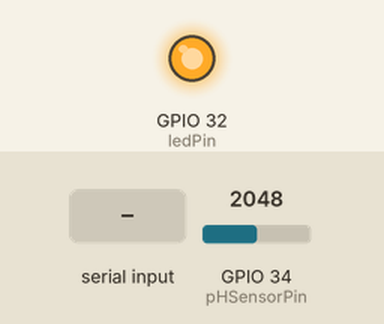
Recording of a sketch running on a simulated ESP32. Shown: output pins drawn as LEDs (lit = HIGH). The test bench sets the inputs (shaded band); at power-on: GPIO 34 (pHSensorPin) = 2048 (analog values on the 0–4095 scale). WiFi joins after 1.5 s; servers stay silent unless stated; no MQTT or app messages arrive unless stated; what the sketch prints to the serial monitor is not drawn.

Above: at 4.8 s.
4.9 s: "offline\n" received over Serial
10.9 s: GPIO 34 (pHSensorPin) set to 2562
16.2 s: GPIO 34 (pHSensorPin) set to 2664
26.9 s: "online\n" received over Serial
At 32.0 s:
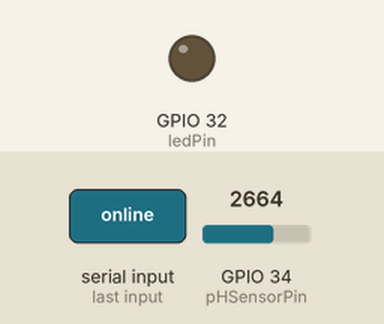
33.6 s: "status\n" received over Serial
Timing chart, 0 to 39.4 s (numbered marks = the images above; inputs shaded):
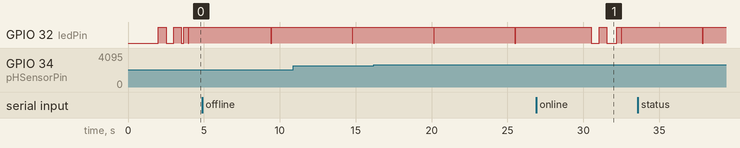

The sketch:

ustiphtur.ino
```cpp
#include <WiFi.h>
#include <PubSubClient.h>
#include <ArduinoJson.h>
#include <esp_now.h>
#include <esp_wifi.h>


//const char* ssid     = "HUAWEI-2.4G-bF2k";
//const char* password = "DuuBnx2S";

const char* ssid="HUAWEI-2.4G-bF2k";
const char* password="DuuBnx2S";

//const char* ssid     = "Usti Agro";
//const char* password = "01agrousti";
// -------- MQTT ----------
const char* mqtt_server = "168.195.218.199";
const int mqtt_port = 1883;
const char* mqtt_user = "tAoVO6OVZ0VuUjHhOSZY";
const char* mqtt_password = "";

const char* mqtt_topic = "v1/devices/me/telemetry";
WiFiClient espClient;
PubSubClient mqttClient(espClient);

// -------- Sensor Pins ----------
const int pHSensorPin = 34;       // GPIO 34 for pH (Updated to match your working pin)
     // GPIO 35 for Turbidity (Swapped so pins don't conflict)
const int ledPin = 32;            // GPIO 32 for LED indicator  <-- ADDED

// -------- Device Configuration ----------
const char* deviceId = "PhTurbNode01";
const uint8_t masterMac[6] = {0xC0,0x49,0xEF,0x68,0x82,0x30};
const uint8_t ESPNOW_CHANNEL = 6;
enum NodeMode { MODE_ONLINE, MODE_OFFLINE };
NodeMode nodeMode = MODE_ONLINE;
bool manualOffline = false;
bool espNowReady = false;
unsigned long lastWifiAttempt = 0;

// ========== CALIBRATION CONSTANTS ==========
// pH Dual-Slope Calibration Constants
float neutralVoltage = 2.511;     // Measured voltage at pH 6.86
float acidSlope = 0.271;          // Slope for pH below 6.86 (tested with 4.01)
float baseSlope = 0.186;          // Slope for pH above 6.86 (tested with 9.18)


// ========== CALIBRATION FUNCTIONS ==========


// -------- Function: Connect to WiFi ----------
bool setup_wifi() {
  Serial.print("Connecting WiFi");
  WiFi.begin(ssid, password);

  int attempts = 0;
  while (WiFi.status() != WL_CONNECTED && attempts < 20) {
    digitalWrite(ledPin, !digitalRead(ledPin));  // <-- ADDED: Toggle LED while connecting
    delay(500);
    Serial.print(".");
    attempts++;
  }

  if (WiFi.status() == WL_CONNECTED) {
    digitalWrite(ledPin, HIGH);  // <-- ADDED: LED on when connected
    Serial.println();
    Serial.println("WiFi Connected");
    Serial.print("IP Address: ");
    Serial.println(WiFi.localIP());
  } else {
    digitalWrite(ledPin, LOW);  // <-- ADDED: LED off if failed
    Serial.println();
    Serial.println("WiFi Connection Failed! Restarting...");
    delay(2000);
    return false;
  }
  return true;
}

void stopEspNow() { if (espNowReady) { esp_now_deinit(); espNowReady = false; } }

bool setupEspNow() {
  WiFi.mode(WIFI_STA);
  esp_wifi_set_channel(ESPNOW_CHANNEL, WIFI_SECOND_CHAN_NONE);
  if (esp_now_init() != ESP_OK) return false;
  esp_now_peer_info_t peer{};
  memcpy(peer.peer_addr, masterMac, 6); peer.channel = ESPNOW_CHANNEL; peer.encrypt = false;
  if (esp_now_add_peer(&peer) != ESP_OK && !esp_now_is_peer_exist(masterMac)) return false;
  espNowReady = true; return true;
}

void enterOffline() {
  manualOffline = true; nodeMode = MODE_OFFLINE;
  mqttClient.disconnect(); WiFi.disconnect(true); delay(100);
  if (setupEspNow()) Serial.println("OFFLINE ESP-NOW READY channel 6");
}

void enterOnline() {
  manualOffline = false; stopEspNow(); nodeMode = MODE_ONLINE;
  if (setup_wifi()) { Serial.println("ONLINE WIFI READY"); reconnectMQTT(); }
}

// -------- MQTT Callback ----------
void mqttCallback(char* topic, byte* payload, unsigned int length) {
  Serial.print("Message arrived [");
  Serial.print(topic);
  Serial.print("] ");
  for (unsigned int i = 0; i < length; i++) {
    Serial.print((char)payload[i]);
  }
  Serial.println();
}

// -------- Function: Connect to MQTT Broker ----------
void reconnectMQTT() {
  int retryCount = 0;
  while (!mqttClient.connected() && retryCount < 10) {
    Serial.print("Connecting MQTT... Attempt ");
    Serial.print(retryCount + 1);
    Serial.print("/10");

    digitalWrite(ledPin, !digitalRead(ledPin));  // <-- ADDED: Toggle LED while connecting
    delay(100);  // <-- ADDED: Small delay for visual effect

    bool connected;
    if (strlen(mqtt_password) == 0) {
      connected = mqttClient.connect(deviceId, mqtt_user, NULL);
    } else {
      connected = mqttClient.connect(deviceId, mqtt_user, mqtt_password);
    }

    if (connected) {
      digitalWrite(ledPin, HIGH);  // <-- ADDED: LED on when connected
      Serial.println(" connected!");
    } else {
      digitalWrite(ledPin, LOW);  // <-- ADDED: LED off if failed
      Serial.print(" failed, rc=");
      Serial.print(mqttClient.state());
      retryCount++;
      if (retryCount < 10) {
        Serial.println(" retrying in 5 seconds");
        delay(5000);
      }
    }
  }

  if (!mqttClient.connected()) Serial.println("MQTT unavailable; will retry without rebooting");
}

// -------- Setup ----------
void setup() {
  Serial.begin(115200);
  delay(1000);

  pinMode(ledPin, OUTPUT);  // <-- ADDED: Initialize LED pin
  digitalWrite(ledPin, LOW);  // <-- ADDED: Start with LED off

  Serial.println("\n========================================");
  Serial.println("Water Quality Sensor Node (ESP32)");
  Serial.println("========================================\n");

  analogReadResolution(12); // 12-bit resolution (0-4095)

  mqttClient.setServer(mqtt_server, mqtt_port);
  mqttClient.setCallback(mqttCallback);
  mqttClient.setKeepAlive(60);

  delay(1000);
  if (setup_wifi()) reconnectMQTT();
  else enterOffline();

  Serial.println("\nSetup complete! Starting main loop...\n");
}

// -------- Main Loop ----------
void loop() {
  if (Serial.available()) {
    String command = Serial.readStringUntil('\n'); command.trim(); command.toLowerCase();
    if (command == "offline") enterOffline();
    else if (command == "online") enterOnline();
    else if (command == "status") {
      Serial.printf("Device=%s Mode=%s WiFi=%s MQTT=%s ESP-NOW=%s Master=C0:49:EF:68:82:30 Channel=6\n",
        deviceId, nodeMode == MODE_OFFLINE ? "OFFLINE" : "ONLINE",
        WiFi.status() == WL_CONNECTED ? "connected" : "disconnected",
        mqttClient.connected() ? "connected" : "disconnected",
        espNowReady ? "ready" : "off");
    }
  }
  if (nodeMode == MODE_ONLINE) {
    if (WiFi.status() != WL_CONNECTED) { enterOffline(); }
    else { if (!mqttClient.connected()) reconnectMQTT(); mqttClient.loop(); }
  }

  // --- Read pH from GPIO 34 (Dual-Slope Calibration & Filtering) ---
  unsigned long int phAvgValue = 0;
  int phBuffer[10], tempPh;

  for (int i = 0; i < 10; i++) {
    phBuffer[i] = analogRead(pHSensorPin);
    delay(30);
  }

  // Sort pH samples
  for (int i = 0; i < 9; i++) {
    for (int j = i + 1; j < 10; j++) {
      if (phBuffer[i] > phBuffer[j]) {
        tempPh = phBuffer[i];
        phBuffer[i] = phBuffer[j];
        phBuffer[j] = tempPh;
      }
    }
  }

  // Average center 6 pH samples
  for (int i = 2; i < 8; i++) {
    phAvgValue += phBuffer[i];
  }
  float phAvgADC = (float)phAvgValue / 6.0;
  float phVoltage = phAvgADC * (3.3 / 4095.0);

  float pHValue = 0.0;
  if (phVoltage >= neutralVoltage) {
    pHValue = 6.86 - ((phVoltage - neutralVoltage) / acidSlope);
  } else {
    pHValue = 6.86 + ((neutralVoltage - phVoltage) / baseSlope);
  }

  // Clamp pH to safe limits
  if (pHValue < 0) pHValue = 0;
  if (pHValue > 14) pHValue = 14;


  // Create JSON payload
  StaticJsonDocument<512> json;

  json["deviceId"] = deviceId;
  json["timestamp"] = millis();

  json["pH"] = pHValue;

  json["phADC"] = phAvgADC;

  // Water quality assessment
  String waterQuality = "GOOD";
  if (pHValue < 6.0 || pHValue > 8.0) waterQuality = "FAIR";
  if (pHValue < 5.0 || pHValue > 9.0) waterQuality = "POOR";
  json["waterQuality"] = waterQuality;

  char buffer[512];
  serializeJson(json, buffer);

  if (nodeMode == MODE_OFFLINE) {
    if (!espNowReady) setupEspNow();
    esp_now_send(masterMac, (uint8_t*)buffer, strlen(buffer));
    Serial.printf("ESP-NOW sent: %s\n", buffer);
    digitalWrite(ledPin, LOW); delay(50); digitalWrite(ledPin, HIGH);
  } else if (mqttClient.connected()) {
    if (mqttClient.publish(mqtt_topic, buffer)) {
      Serial.println("✅ MQTT Sent successfully");
      Serial.printf("   pH: %.2f (Voltage: %.3fV)\n", pHValue, phVoltage);
      digitalWrite(ledPin, LOW);  // <-- ADDED: Turn LED OFF
      delay(50);  // <-- ADDED: Short pulse
      digitalWrite(ledPin, HIGH);  // <-- ADDED: Turn LED back ON
    } else {
      Serial.println("❌ Failed to publish MQTT message");
      // <-- ADDED: Quick flash pattern for error
      digitalWrite(ledPin, LOW);
      delay(200);
      digitalWrite(ledPin, HIGH);
      delay(200);
      digitalWrite(ledPin, LOW);
      delay(200);
      digitalWrite(ledPin, HIGH);
    }
  } else {
    Serial.println("⚠️ MQTT not connected, attempting reconnect...");
    reconnectMQTT();
  }

  Serial.println();
  delay(5000);
}
```

Measured:
- by itself, GPIO 32 (ledPin): alternates HIGH for 5.3 s and LOW for 0.05 s
